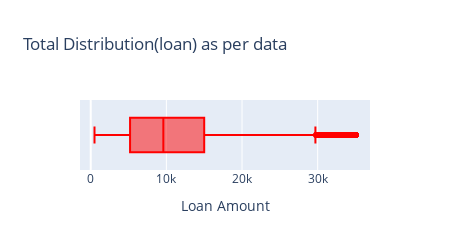

The notebook cell saved with this chart:
### Code cell
## loan_amnt
## data visualization - chart
px.box(Loancsv_Lcs,x='loan_amnt',width=450,height=250,title='Total Distribution(loan) as per data',labels={'loan_amnt':'Loan Amount'},color_discrete_sequence=['red']).show()

### Figure 1 — Plotly figure (JSON) as saved in the notebook; plotly's stock layout.template omitted (floating-point values rounded to 4 significant figures; data arrays with more than 128 entries replaced by an {"elided": "..."} marker saying what was removed)
{"data": [{"alignmentgroup": "True", "hovertemplate": "Loan Amount=%{x}<extra></extra>", "legendgroup": "", "marker": {"color": "red"}, "name": "", "notched": false, "offsetgroup": "", "orientation": "h", "showlegend": false, "type": "box", "x": {"elided": "38191 int values"}, "x0": " ", "xaxis": "x", "y0": " ", "yaxis": "y"}], "layout": {"boxmode": "group", "height": 250, "legend": {"tracegroupgap": 0}, "title": {"text": "Total Distribution(loan) as per data"}, "width": 450, "xaxis": {"anchor": "y", "autorange": true, "domain": [0, 1], "range": [-1417.0, 36920.0], "title": {"text": "Loan Amount"}, "type": "linear"}, "yaxis": {"anchor": "x", "autorange": true, "domain": [0, 1], "range": [-0.5, 0.5], "type": "category"}}}
